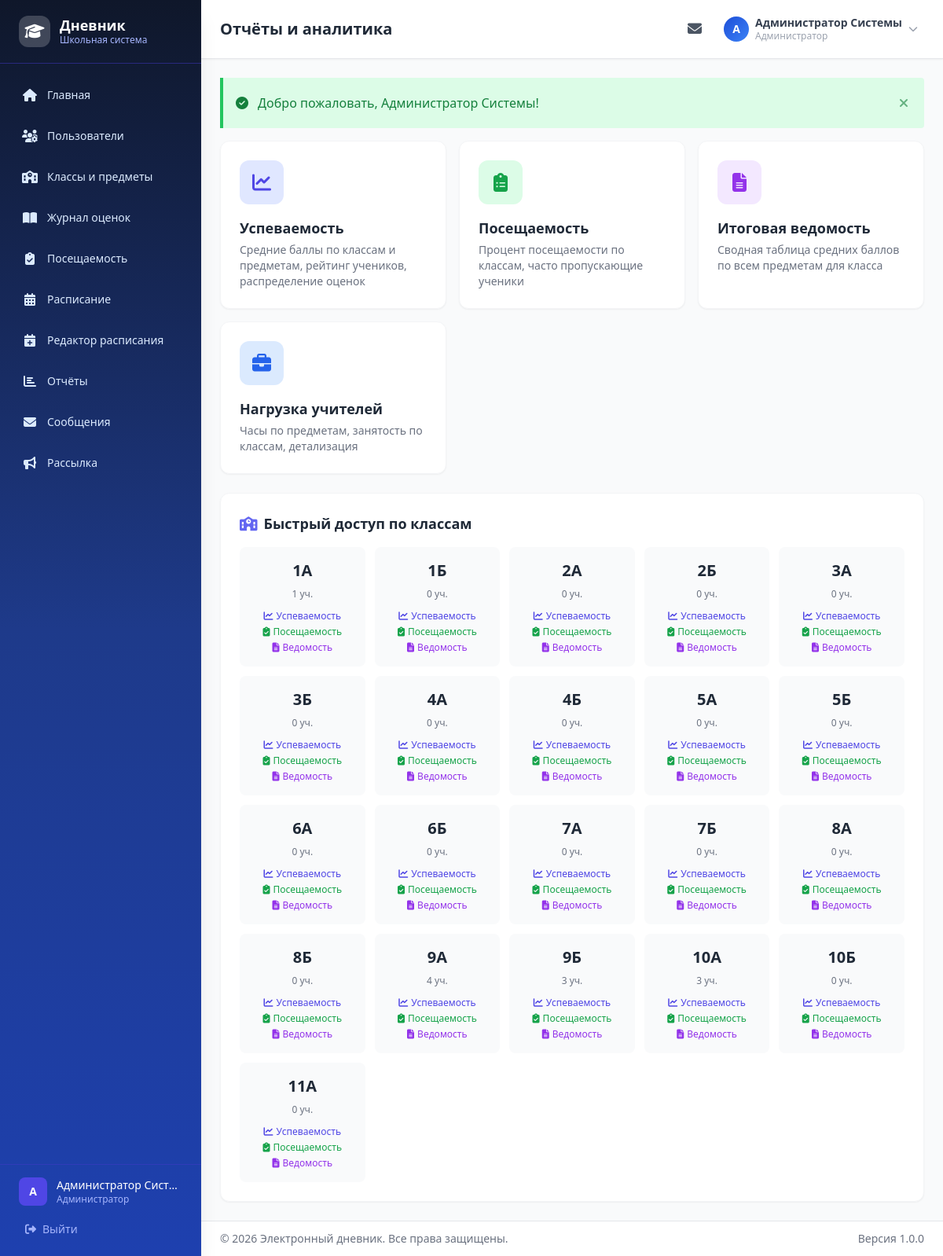
The app's page /reports (signed in) with its own data.
### tables this page shows
CREATE TABLE `classes` (
  `id` int NOT NULL,
  `name` varchar(10) NOT NULL,
  `year` int NOT NULL,
  `class_teacher_id` int DEFAULT NULL
);

### controllers/ReportsController.php (called while the page is built, shortened)
<?php
class ReportsController {
    private $classModel;
    public function __construct() {
        require_once __DIR__ . '/../models/ClassModel.php';
        $this->classModel = new ClassModel();
    }
    public function index() {
    $classes = $this->classModel->getAll(currentAcademicYear());
    require __DIR__ . '/../views/layout/header.php';
    require __DIR__ . '/../views/reports/index.php';
    require __DIR__ . '/../views/layout/footer.php';
}
}

### includes/auth.php (called while the page is built, shortened)
<?php
function currentRole() {
    return $_SESSION['user_role'] ?? null;
}

### includes/middleware.php (called while the page is built, shortened)
<?php
function isClassTeacher() {
    return currentRole() === 'class_teacher';
}

### config/database.php (called while the page is built, shortened)
<?php
function getDB() {
    static $pdo = null;
    if ($pdo === null) {
        $dsn = sprintf(
            'mysql:host=%s;port=%s;dbname=%s;charset=%s',
            DB_HOST, DB_PORT, DB_NAME, DB_CHARSET
        );
        $options = [
            PDO::ATTR_ERRMODE            => PDO::ERRMODE_EXCEPTION,
            PDO::ATTR_DEFAULT_FETCH_MODE => PDO::FETCH_ASSOC,
            PDO::ATTR_EMULATE_PREPARES   => false,
            PDO::MYSQL_ATTR_INIT_COMMAND => "SET NAMES " . DB_CHARSET,
        ];
        try {
            $pdo = new PDO($dsn, DB_USER, DB_PASS, $options);
        } catch (PDOException $e) {
            if (defined('APP_DEBUG') && APP_DEBUG) {
                die('Ошибка подключения к БД: ' . $e->getMessage());
            } else {
                die('Ошибка подключения к базе данных.');
            }
        }
    }
    return $pdo;
}

### models/ClassModel.php (called while the page is built, shortened)
<?php
class ClassModel {
    private $db;
    public function __construct() {
        $this->db = getDB();
    }
    public function getAll($year = null) {
        $sql = "
            SELECT c.*, u.full_name as teacher_name,
                   (SELECT COUNT(*) FROM students s
                    JOIN users us ON s.user_id = us.id
                    WHERE s.class_id = c.id AND us.is_active = 1) as student_count
            FROM classes c
            LEFT JOIN teachers t ON c.class_teacher_id = t.id
            LEFT JOIN users u ON t.user_id = u.id
        ";
        $params = [];
        if ($year) {
            $sql .= " WHERE c.year = :year";
            $params[':year'] = $year;
        }
        $sql .= " ORDER BY CAST(REGEXP_SUBSTR(c.name, '^[0-9]+') AS UNSIGNED) ASC, c.name ASC";
        $stmt = $this->db->prepare($sql);
        $stmt->execute($params);
        return $stmt->fetchAll();
    }
}

### views/reports/index.php (the view)
<div class="space-y-6">
    <div class="grid grid-cols-1 sm:grid-cols-2 lg:grid-cols-3 gap-4">
        <a href="<?= url('reports/progress') ?>" class="bg-white rounded-xl shadow-sm border border-gray-100 p-6 hover:shadow-lg hover:border-indigo-200 transition-all group">
            <div class="w-14 h-14 bg-indigo-100 rounded-xl flex items-center justify-center mb-4 group-hover:scale-110 transition-transform">
                <i class="fas fa-chart-line text-2xl text-indigo-600"></i>
            </div>
            <h3 class="text-lg font-bold text-gray-800 mb-1">Успеваемость</h3>
            <p class="text-sm text-gray-500">Средние баллы по классам и предметам, рейтинг учеников, распределение оценок</p>
        </a>
        <a href="<?= url('reports/attendance-report') ?>" class="bg-white rounded-xl shadow-sm border border-gray-100 p-6 hover:shadow-lg hover:border-green-200 transition-all group">
            <div class="w-14 h-14 bg-green-100 rounded-xl flex items-center justify-center mb-4 group-hover:scale-110 transition-transform">
                <i class="fas fa-clipboard-list text-2xl text-green-600"></i>
            </div>
            <h3 class="text-lg font-bold text-gray-800 mb-1">Посещаемость</h3>
            <p class="text-sm text-gray-500">Процент посещаемости по классам, часто пропускающие ученики</p>
        </a>
        <a href="<?= url('reports/final') ?>" class="bg-white rounded-xl shadow-sm border border-gray-100 p-6 hover:shadow-lg hover:border-purple-200 transition-all group">
            <div class="w-14 h-14 bg-purple-100 rounded-xl flex items-center justify-center mb-4 group-hover:scale-110 transition-transform">
                <i class="fas fa-file-alt text-2xl text-purple-600"></i>
            </div>
            <h3 class="text-lg font-bold text-gray-800 mb-1">Итоговая ведомость</h3>
            <p class="text-sm text-gray-500">Сводная таблица средних баллов по всем предметам для класса</p>
        </a>
        <?php if (in_array(currentRole(), ['admin', 'director', 'head_teacher'])): ?>
        <a href="<?= url('reports/teachers') ?>" class="bg-white rounded-xl shadow-sm border border-gray-100 p-6 hover:shadow-lg hover:border-blue-200 transition-all group">
            <div class="w-14 h-14 bg-blue-100 rounded-xl flex items-center justify-center mb-4 group-hover:scale-110 transition-transform">
                <i class="fas fa-briefcase text-2xl text-blue-600"></i>
            </div>
            <h3 class="text-lg font-bold text-gray-800 mb-1">Нагрузка учителей</h3>
            <p class="text-sm text-gray-500">Часы по предметам, занятость по классам, детализация</p>
        </a>
        <?php endif; ?>
    </div>
    <?php if (!isClassTeacher()): ?>
<div class="bg-white rounded-xl shadow-sm border border-gray-100 p-6">
    <h3 class="text-lg font-bold text-gray-800 mb-4">
        <i class="fas fa-school text-indigo-500 mr-2"></i>Быстрый доступ по классам
    </h3>
    <?php if (!empty($classes)): ?>
    <div class="grid grid-cols-2 sm:grid-cols-3 md:grid-cols-5 gap-3">
        <?php foreach ($classes as $cls): ?>
        <div class="bg-gray-50 rounded-lg p-4 text-center hover:bg-indigo-50 transition">
            <p class="text-xl font-bold text-gray-800 mb-2"><?= e($cls['name']) ?></p>
            <p class="text-xs text-gray-500 mb-3"><?= $cls['student_count'] ?> уч.</p>
            <div class="flex flex-col gap-1">
                <a href="<?= url('reports/progress?class_id=' . $cls['id']) ?>" class="text-xs text-indigo-600 hover:text-indigo-800">
                    <i class="fas fa-chart-line mr-1"></i>Успеваемость
                </a>
                <a href="<?= url('reports/attendance-report?class_id=' . $cls['id']) ?>" class="text-xs text-green-600 hover:text-green-800">
                    <i class="fas fa-clipboard-check mr-1"></i>Посещаемость
                </a>
                <a href="<?= url('reports/final?class_id=' . $cls['id']) ?>" class="text-xs text-purple-600 hover:text-purple-800">
                    <i class="fas fa-file-alt mr-1"></i>Ведомость
                </a>
            </div>
        </div>
        <?php endforeach; ?>
    </div>
    <?php else: ?>
    <p class="text-gray-400 text-center py-4">Классы не найдены</p>
    <?php endif; ?>
</div>
<?php endif; ?>
</div>

### assets/css/style.css (style rules this page uses)
:root { --school-bg: #F4F7FB; --school-card: #FFFFFF; --school-border: #DCE3ED; --school-primary-900: #0F2D5C; --school-primary-800: #163B79; --school-primary-700: #1E40AF; --school-primary-600: #1D4ED8; --school-primary-500: #2563EB; --school-primary-100: #DBEAFE; --school-primary-50: #EFF6FF; --school-text: #0F172A; --school-muted: #475569; --school-success: #16A34A; --school-warning: #D97706; --school-danger: #DC2626; }
* { scrollbar-width: thin; scrollbar-color: #c7d2fe #f1f5f9; }
body { background: var(--school-bg); color: var(--school-text); }
main > * { animation: fadeInUp 0.3s ease-out; }
main > *:nth-child(2) { animation-delay: 0.05s; }

### records on screen
classes: name "1А", student_count "1"
classes: name "1Б", student_count "0"
classes: name "2А", student_count "0"
classes: name "2Б", student_count "0"
classes: name "3А", student_count "0"
classes: name "3Б", student_count "0"
classes: name "4А", student_count "0"
classes: name "4Б", student_count "0"
classes: name "5А", student_count "0"
classes: name "5Б", student_count "0"
classes: name "6А", student_count "0"
classes: name "6Б", student_count "0"
classes: name "7А", student_count "0"
classes: name "7Б", student_count "0"
classes: name "8А", student_count "0"
classes: name "8Б", student_count "0"
classes: name "9А", student_count "4"
classes: name "9Б", student_count "3"
classes: name "10А", student_count "3"
classes: name "10Б", student_count "0"
classes: name "11А", student_count "0"

### other values on screen
$item['label'] "Главная"
$item['label'] "Пользователи"
$item['label'] "Классы и предметы"
$item['label'] "Журнал оценок"
$item['label'] "Посещаемость"
$item['label'] "Расписание"
$item['label'] "Редактор расписания"
$item['label'] "Отчёты"
$item['label'] "Сообщения"
$item['label'] "Рассылка"
mb_strtoupper(mb_substr($currentUser['full_name'] ?? 'U', 0, 1)) "А"
$currentUser['full_name'] "Администратор Сист…"
$currentUser['role_name'] "Администратор"
$pageTitle "Отчёты и аналитика"
mb_strtoupper(mb_substr($currentUser['full_name'], 0, 1)) "А"
